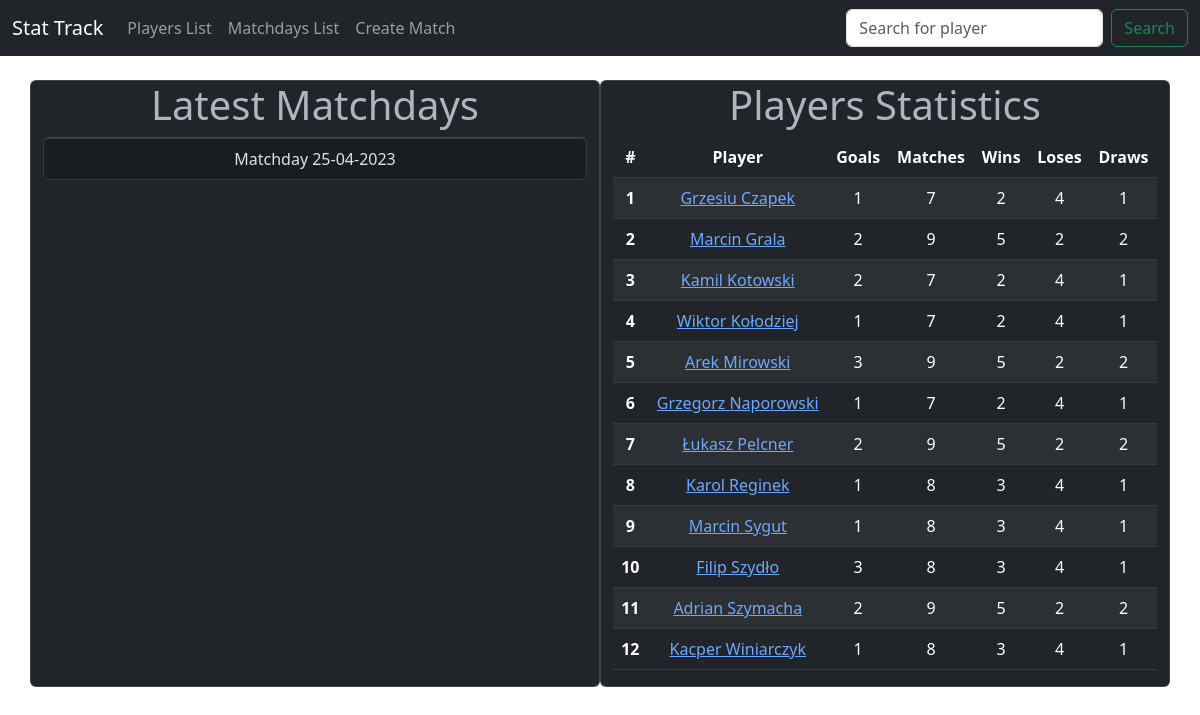
The app's page /, older data.
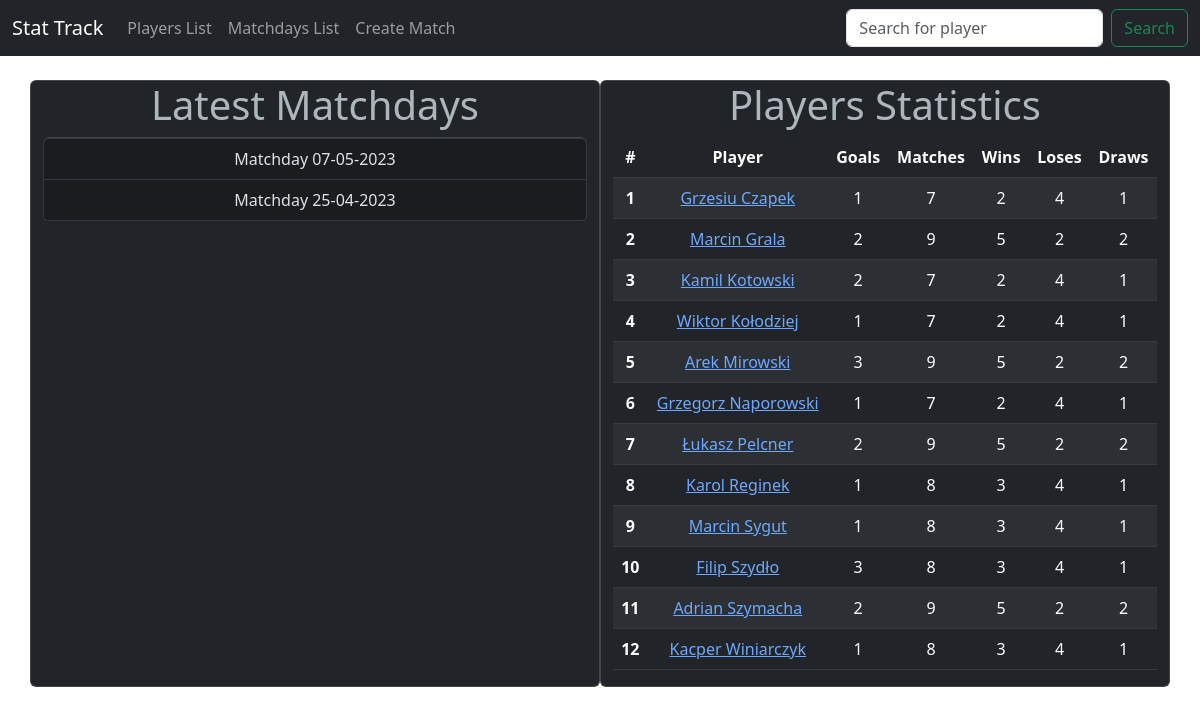
The same page, newer data.
### stat_track/models.py (models this page shows, shortened)
class MatchDay(models.Model):
    date = models.DateTimeField("Date of match")
    match_counter = models.PositiveIntegerField(default=0, )
    def __str__(self):
        return f"Matchday {self.date.strftime('%d-%m-%Y')}"

class Player(models.Model):
    first_name = models.CharField(max_length = 16)
    last_name = models.CharField(max_length = 16)
    def __str__(self):
        return f"{self.first_name} {self.last_name}"
    def get_player_matches_played(self):
        matches_played = Stat.objects.filter(player=self).count()
        return matches_played
    def get_player_goals(self):
        goals_queryset = Stat.objects.filter(player=self).values_list('goals')
        total_goals = goals_queryset.aggregate(Sum('goals'))['goals__sum']
        if total_goals:
            return total_goals
        else:
            return 0
    def get_player_wins(self):
        stats = Stat.objects.filter(player=self)
        wins = 0
        for stat in stats:
            if stat.win == True:
                wins += 1
        return wins
    def get_player_loses(self):
        stats = Stat.objects.filter(player=self)
        loses = 0
        for stat in stats:
            if stat.win == False:
                loses += 1
        return loses
    def get_player_draws(self):
        stats = Stat.objects.filter(player=self)
        draws = 0
        for stat in stats:
            if stat.win == "Draw":
                draws += 1
        return draws
    get_player_matches_played.short_description = 'Matches'
    get_player_goals.short_description = 'Goals'
    get_player_wins.short_description = 'Wins'
    get_player_loses.short_description = 'Loses'
    get_player_draws.short_description = 'Draws'

class Stat(models.Model):
    def positive_validator(value):
        """Checks if value passed to goals is positive."""
        if value < 0:
            raise ValidationError('Value of this field can not be negative.')
    player = models.ForeignKey(Player, on_delete=models.CASCADE)
    match = models.ForeignKey(Match, on_delete=models.CASCADE)
    goals = models.IntegerField(validators=[positive_validator], default=0)
    @property
    def get_team(self):
        matchday = self.match.matchday
        ticket = MatchDayTicket.objects.filter(matchday=matchday, player=self.player).get()
        team = ticket.team
        return team
    @property
    def win(self):
        match_winner_team = self.match.winner_team
        if match_winner_team == self.get_team:
            return True
        elif match_winner_team == None:
            return "Draw"
        else:
            return False

class Match(models.Model):
    matchday = models.ForeignKey(MatchDay, on_delete=models.CASCADE, default=None)
    team_home = models.CharField(choices=TEAM_CHOICES, max_length=20)
    team_away = models.CharField(choices=TEAM_CHOICES, max_length=20)
    home_goals = models.IntegerField(default=0)
    away_goals = models.IntegerField(default=0)
    match_in_matchday = models.IntegerField(default = 0)
    @property
    def result(self):
        if self.home_goals > self.away_goals:
            return 1
        elif self.home_goals < self.away_goals:
            return 2
        else:
            return 0
    @property
    def winner_team(self):
        if self.result == 1:
            return self.team_home
        elif self.result == 2:
            return self.team_away
        else:
            return None

class MatchDayTicket(models.Model):
    matchday = models.ForeignKey(MatchDay, on_delete=models.CASCADE)
    player = models.ForeignKey(Player, on_delete=models.CASCADE)
    team = models.CharField(choices=TEAM_CHOICES, max_length=16)

### stat_track/views.py (the view)
# urls.py: 2. Add a URL to urlpatterns:  path('', views.home, name='home')
def home(request):
    latest_match_day_list = MatchDay.objects.order_by("-date")[:5]
    players_list = Player.objects.all().order_by('last_name')
    context = {"latest_match_day_list": latest_match_day_list, "players_list": players_list}
    return render(request, "stat_track/home.html", context)

### stat_track/templates/stat_track/home.html (shortened to what this page needs)
{% extends "./base.html" %}
{% if latest_match_list %}
    {% block content %}
    <div class="container text-center">
        <div class="row">
          <div class="col card" data-bs-theme="dark">
            <h1>Latest Matchdays</h1>
            <div class="list-group">
                {% for matchday in latest_match_day_list %}
                    <a href="{% url 'matchday' matchday.id %}" class="list-group-item list-group-item-action list-group-item-dark">{{ matchday }}</a>
                {% endfor %}
            </div>
          </div>
          <div class="col card" data-bs-theme="dark">
            <div class="table-responsive">
                <h1>Players Statistics</h1>
                <table class="table table-dark table-striped">
                    <thead>
                        <tr>
                            <th scope="col">#</th>
                            <th scope="col">Player</th>
                            <th scope="col">Goals</th>
                            <th scope="col">Matches</th>
                            <th scope="col">Wins</th>
                            <th scope="col">Loses</th>
                            <th scope="col">Draws</th>
                        </tr>
                    </thead>
                    <tbody>
                        {% for player in players_list %}
                        <tr>
                            <th scope="row">{{ forloop.counter }}</th>
                            <td><a href='player/{{ player.id }}'>{{ player }}</a></td>
                            <td>{{ player.get_player_goals }}</td>
                            <td>{{ player.get_player_matches_played }}</td>
                            <td>{{ player.get_player_wins }}</td>
                            <td>{{ player.get_player_loses }}</td>
                            <td>{{ player.get_player_draws }}</td>
                        </tr>
                        {% endfor %}
                    </tbody>
                </table>
            </div>
          </div>
        </div>
      </div>
    {% endblock %}
{% else %}
    <p>No matchdays are available.</p>
{% endif %}

Row changes from the older to the newer data that the page shows:
added MatchDay: date "Matchday 07-05-2023"
